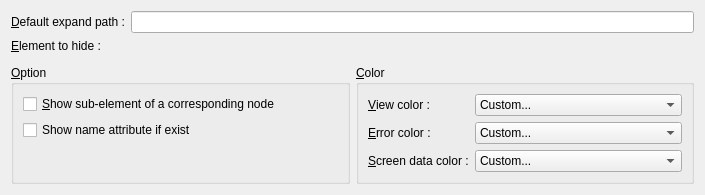
<?xml version="1.0" encoding="UTF-8"?>
<ui version="4.0">
 <class>XmlPresConfigForm</class>
 <widget class="QWidget" name="XmlPresConfigForm">
  <property name="geometry">
   <rect>
    <x>0</x>
    <y>0</y>
    <width>705</width>
    <height>192</height>
   </rect>
  </property>
  <property name="windowTitle">
   <string>Form</string>
  </property>
  <layout class="QVBoxLayout" name="verticalLayout">
   <item>
    <layout class="QHBoxLayout">
     <item>
      <widget class="QLabel" name="label_4">
       <property name="text">
        <string>&amp;Default expand path :</string>
       </property>
       <property name="buddy">
        <cstring>m_expandPathLineEdit</cstring>
       </property>
      </widget>
     </item>
     <item>
      <widget class="QLineEdit" name="m_expandPathLineEdit">
       <property name="whatsThis">
        <string>This is the path where the view must begin. Generally the first node is the root path (ie. &lt;i&gt;/layout_data&lt;/i&gt;)</string>
       </property>
      </widget>
     </item>
    </layout>
   </item>
   <item>
    <widget class="QLabel" name="label_7">
     <property name="text">
      <string>&amp;Element to hide :</string>
     </property>
     <property name="buddy">
      <cstring>m_hideElementList</cstring>
     </property>
    </widget>
   </item>
   <item>
    <widget class="XinxListWidgetImpl" name="m_hideElementList" native="true">
     <property name="focusPolicy">
      <enum>Qt::TabFocus</enum>
     </property>
    </widget>
   </item>
   <item>
    <layout class="QHBoxLayout" name="_2">
     <item>
      <widget class="QGroupBox" name="groupBox_2">
       <property name="title">
        <string>&amp;Option</string>
       </property>
       <layout class="QVBoxLayout" name="_3">
        <item>
         <widget class="QCheckBox" name="m_showSubEltCheckBox">
          <property name="whatsThis">
           <string>If checked, when you filter the text, the list show sub-element of node where the filter verify the text.</string>
          </property>
          <property name="text">
           <string>&amp;Show sub-element of a corresponding node</string>
          </property>
         </widget>
        </item>
        <item>
         <widget class="QCheckBox" name="m_showNameAttributeCheckBox">
          <property name="whatsThis">
           <string>&lt;p&gt;If checked the name attribute is added in &lt;i&gt;XPATH&lt;/i&gt; if possible.&lt;/p&gt;

&lt;p&gt;If checked the &lt;i&gt;XPATH&lt;/i&gt; will be as :
&lt;code&gt;VueXXXX[@name='MyName']&lt;/code&gt;&lt;/p&gt;</string>
          </property>
          <property name="text">
           <string>Show name attribute if exist</string>
          </property>
         </widget>
        </item>
        <item>
         <spacer>
          <property name="orientation">
           <enum>Qt::Vertical</enum>
          </property>
          <property name="sizeHint" stdset="0">
           <size>
            <width>20</width>
            <height>40</height>
           </size>
          </property>
         </spacer>
        </item>
       </layout>
      </widget>
     </item>
     <item>
      <widget class="QGroupBox" name="groupBox">
       <property name="title">
        <string>&amp;Color</string>
       </property>
       <layout class="QFormLayout" name="formLayout_4">
        <item row="0" column="0">
         <widget class="QLabel" name="label_8">
          <property name="text">
           <string>&amp;View color :</string>
          </property>
          <property name="buddy">
           <cstring>m_viewColorBox</cstring>
          </property>
         </widget>
        </item>
        <item row="0" column="1">
         <widget class="XinxColorCombo" name="m_viewColorBox">
          <property name="whatsThis">
           <string>Color of the node of view type (Generally begins by &lt;i&gt;Vue...&lt;/i&gt;)</string>
          </property>
          <item>
           <property name="text">
            <string>Custom...</string>
           </property>
          </item>
          <item>
           <property name="text">
            <string>Red</string>
           </property>
          </item>
          <item>
           <property name="text">
            <string>Green</string>
           </property>
          </item>
          <item>
           <property name="text">
            <string>Blue</string>
           </property>
          </item>
          <item>
           <property name="text">
            <string>Cyan</string>
           </property>
          </item>
          <item>
           <property name="text">
            <string>Magenta</string>
           </property>
          </item>
          <item>
           <property name="text">
            <string>Yellow</string>
           </property>
          </item>
          <item>
           <property name="text">
            <string>Dark Red</string>
           </property>
          </item>
          <item>
           <property name="text">
            <string>Dark Green</string>
           </property>
          </item>
          <item>
           <property name="text">
            <string>Dark Blue</string>
           </property>
          </item>
          <item>
           <property name="text">
            <string>Dark Cyan</string>
           </property>
          </item>
          <item>
           <property name="text">
            <string>Dark Magenta</string>
           </property>
          </item>
          <item>
           <property name="text">
            <string>Dark Yellow</string>
           </property>
          </item>
          <item>
           <property name="text">
            <string>White</string>
           </property>
          </item>
          <item>
           <property name="text">
            <string>Light Gray</string>
           </property>
          </item>
          <item>
           <property name="text">
            <string>Gray</string>
           </property>
          </item>
          <item>
           <property name="text">
            <string>Dark Gray</string>
           </property>
          </item>
          <item>
           <property name="text">
            <string>Black</string>
           </property>
          </item>
          <item>
           <property name="text">
            <string>Custom...</string>
           </property>
          </item>
          <item>
           <property name="text">
            <string/>
           </property>
          </item>
          <item>
           <property name="text">
            <string/>
           </property>
          </item>
          <item>
           <property name="text">
            <string/>
           </property>
          </item>
          <item>
           <property name="text">
            <string/>
           </property>
          </item>
          <item>
           <property name="text">
            <string/>
           </property>
          </item>
          <item>
           <property name="text">
            <string/>
           </property>
          </item>
          <item>
           <property name="text">
            <string/>
           </property>
          </item>
          <item>
           <property name="text">
            <string/>
           </property>
          </item>
          <item>
           <property name="text">
            <string/>
           </property>
          </item>
          <item>
           <property name="text">
            <string/>
           </property>
          </item>
          <item>
           <property name="text">
            <string/>
           </property>
          </item>
          <item>
           <property name="text">
            <string/>
           </property>
          </item>
          <item>
           <property name="text">
            <string/>
           </property>
          </item>
          <item>
           <property name="text">
            <string/>
           </property>
          </item>
          <item>
           <property name="text">
            <string/>
           </property>
          </item>
          <item>
           <property name="text">
            <string/>
           </property>
          </item>
          <item>
           <property name="text">
            <string/>
           </property>
          </item>
          <item>
           <property name="text">
            <string>Custom...</string>
           </property>
          </item>
         </widget>
        </item>
        <item row="1" column="0">
         <widget class="QLabel" name="label_9">
          <property name="text">
           <string>&amp;Error color :</string>
          </property>
          <property name="buddy">
           <cstring>m_errorColorBox</cstring>
          </property>
         </widget>
        </item>
        <item row="1" column="1">
         <widget class="XinxColorCombo" name="m_errorColorBox">
          <property name="whatsThis">
           <string>Color of a node with a sub-element of name error.</string>
          </property>
          <item>
           <property name="text">
            <string>Custom...</string>
           </property>
          </item>
          <item>
           <property name="text">
            <string>Red</string>
           </property>
          </item>
          <item>
           <property name="text">
            <string>Green</string>
           </property>
          </item>
          <item>
           <property name="text">
            <string>Blue</string>
           </property>
          </item>
          <item>
           <property name="text">
            <string>Cyan</string>
           </property>
          </item>
          <item>
           <property name="text">
            <string>Magenta</string>
           </property>
          </item>
          <item>
           <property name="text">
            <string>Yellow</string>
           </property>
          </item>
          <item>
           <property name="text">
            <string>Dark Red</string>
           </property>
          </item>
          <item>
           <property name="text">
            <string>Dark Green</string>
           </property>
          </item>
          <item>
           <property name="text">
            <string>Dark Blue</string>
           </property>
          </item>
          <item>
           <property name="text">
            <string>Dark Cyan</string>
           </property>
          </item>
          <item>
           <property name="text">
            <string>Dark Magenta</string>
           </property>
          </item>
          <item>
           <property name="text">
            <string>Dark Yellow</string>
           </property>
          </item>
          <item>
           <property name="text">
            <string>White</string>
           </property>
          </item>
          <item>
           <property name="text">
            <string>Light Gray</string>
           </property>
          </item>
          <item>
           <property name="text">
            <string>Gray</string>
           </property>
          </item>
          <item>
           <property name="text">
            <string>Dark Gray</string>
           </property>
          </item>
          <item>
           <property name="text">
            <string>Black</string>
           </property>
          </item>
          <item>
           <property name="text">
            <string>Custom...</string>
           </property>
          </item>
          <item>
           <property name="text">
            <string/>
           </property>
          </item>
          <item>
           <property name="text">
            <string/>
           </property>
          </item>
          <item>
           <property name="text">
            <string/>
           </property>
          </item>
          <item>
           <property name="text">
            <string/>
           </property>
          </item>
          <item>
           <property name="text">
            <string/>
           </property>
          </item>
          <item>
           <property name="text">
            <string/>
           </property>
          </item>
          <item>
           <property name="text">
            <string/>
           </property>
          </item>
          <item>
           <property name="text">
            <string/>
           </property>
          </item>
          <item>
           <property name="text">
            <string/>
           </property>
          </item>
          <item>
           <property name="text">
            <string/>
           </property>
          </item>
          <item>
           <property name="text">
            <string/>
           </property>
          </item>
          <item>
           <property name="text">
            <string/>
           </property>
          </item>
          <item>
           <property name="text">
            <string/>
           </property>
          </item>
          <item>
           <property name="text">
            <string/>
           </property>
          </item>
          <item>
           <property name="text">
            <string/>
           </property>
          </item>
          <item>
           <property name="text">
            <string/>
           </property>
          </item>
          <item>
           <property name="text">
            <string/>
           </property>
          </item>
          <item>
           <property name="text">
            <string>Custom...</string>
           </property>
          </item>
         </widget>
        </item>
        <item row="2" column="0">
         <widget class="QLabel" name="label_12">
          <property name="text">
           <string>&amp;Screen data color :</string>
          </property>
          <property name="buddy">
           <cstring>m_screenColorBox</cstring>
          </property>
         </widget>
        </item>
        <item row="2" column="1">
         <widget class="XinxColorCombo" name="m_screenColorBox">
          <property name="whatsThis">
           <string>Color of a balise with a &lt;i&gt;screen_data&lt;/i&gt; node.</string>
          </property>
          <item>
           <property name="text">
            <string>Custom...</string>
           </property>
          </item>
          <item>
           <property name="text">
            <string>Red</string>
           </property>
          </item>
          <item>
           <property name="text">
            <string>Green</string>
           </property>
          </item>
          <item>
           <property name="text">
            <string>Blue</string>
           </property>
          </item>
          <item>
           <property name="text">
            <string>Cyan</string>
           </property>
          </item>
          <item>
           <property name="text">
            <string>Magenta</string>
           </property>
          </item>
          <item>
           <property name="text">
            <string>Yellow</string>
           </property>
          </item>
          <item>
           <property name="text">
            <string>Dark Red</string>
           </property>
          </item>
          <item>
           <property name="text">
            <string>Dark Green</string>
           </property>
          </item>
          <item>
           <property name="text">
            <string>Dark Blue</string>
           </property>
          </item>
          <item>
           <property name="text">
            <string>Dark Cyan</string>
           </property>
          </item>
          <item>
           <property name="text">
            <string>Dark Magenta</string>
           </property>
          </item>
          <item>
           <property name="text">
            <string>Dark Yellow</string>
           </property>
          </item>
          <item>
           <property name="text">
            <string>White</string>
           </property>
          </item>
          <item>
           <property name="text">
            <string>Light Gray</string>
           </property>
          </item>
          <item>
           <property name="text">
            <string>Gray</string>
           </property>
          </item>
          <item>
           <property name="text">
            <string>Dark Gray</string>
           </property>
          </item>
          <item>
           <property name="text">
            <string>Black</string>
           </property>
          </item>
          <item>
           <property name="text">
            <string>Custom...</string>
           </property>
          </item>
          <item>
           <property name="text">
            <string/>
           </property>
          </item>
          <item>
           <property name="text">
            <string/>
           </property>
          </item>
          <item>
           <property name="text">
            <string/>
           </property>
          </item>
          <item>
           <property name="text">
            <string/>
           </property>
          </item>
          <item>
           <property name="text">
            <string/>
           </property>
          </item>
          <item>
           <property name="text">
            <string/>
           </property>
          </item>
          <item>
           <property name="text">
            <string/>
           </property>
          </item>
          <item>
           <property name="text">
            <string/>
           </property>
          </item>
          <item>
           <property name="text">
            <string/>
           </property>
          </item>
          <item>
           <property name="text">
            <string/>
           </property>
          </item>
          <item>
           <property name="text">
            <string/>
           </property>
          </item>
          <item>
           <property name="text">
            <string/>
           </property>
          </item>
          <item>
           <property name="text">
            <string/>
           </property>
          </item>
          <item>
           <property name="text">
            <string/>
           </property>
          </item>
          <item>
           <property name="text">
            <string/>
           </property>
          </item>
          <item>
           <property name="text">
            <string/>
           </property>
          </item>
          <item>
           <property name="text">
            <string/>
           </property>
          </item>
          <item>
           <property name="text">
            <string>Custom...</string>
           </property>
          </item>
         </widget>
        </item>
       </layout>
      </widget>
     </item>
    </layout>
   </item>
  </layout>
 </widget>
 <customwidgets>
  <customwidget>
   <class>XinxColorCombo</class>
   <extends>QComboBox</extends>
   <header>xinxcolorcombo.h</header>
  </customwidget>
  <customwidget>
   <class>XinxListWidgetImpl</class>
   <extends>QWidget</extends>
   <header>xinxlistwidgetimpl.h</header>
   <container>1</container>
  </customwidget>
 </customwidgets>
 <resources>
  <include location="../../../xinx/application.qrc"/>
 </resources>
 <connections/>
</ui>
